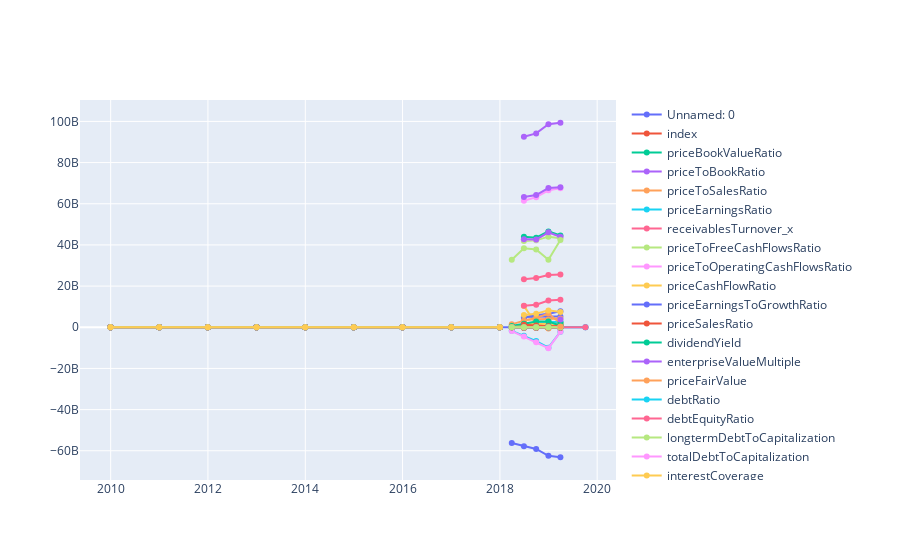

Notebook source saved alongside this figure:
### Code cell
fig = go.Figure()
for indicator in df_stock.columns:
    fig.add_trace(go.Scatter(
        x=df_stock['index'],
        y=df_stock[indicator],
        name=indicator))
fig.show()
